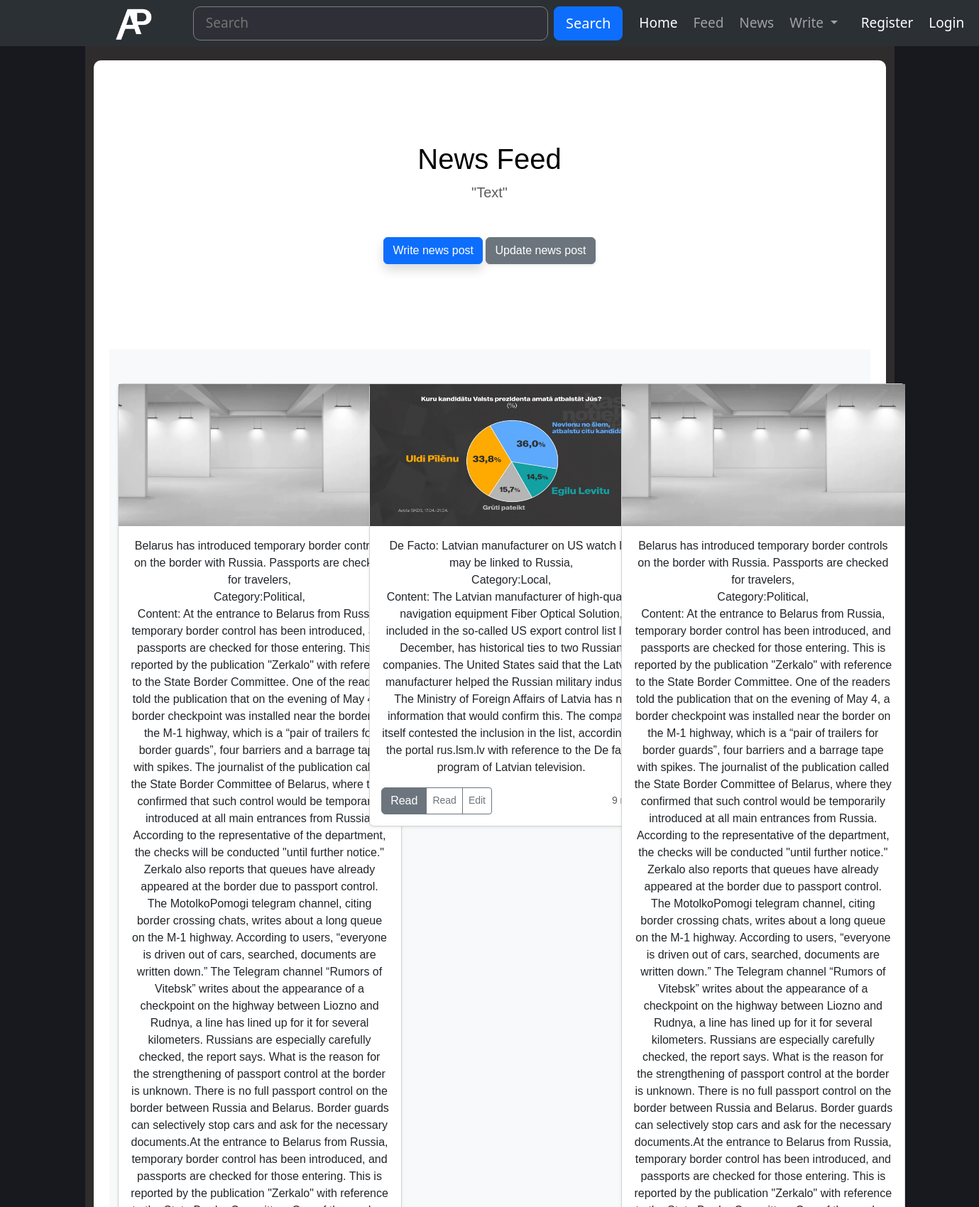
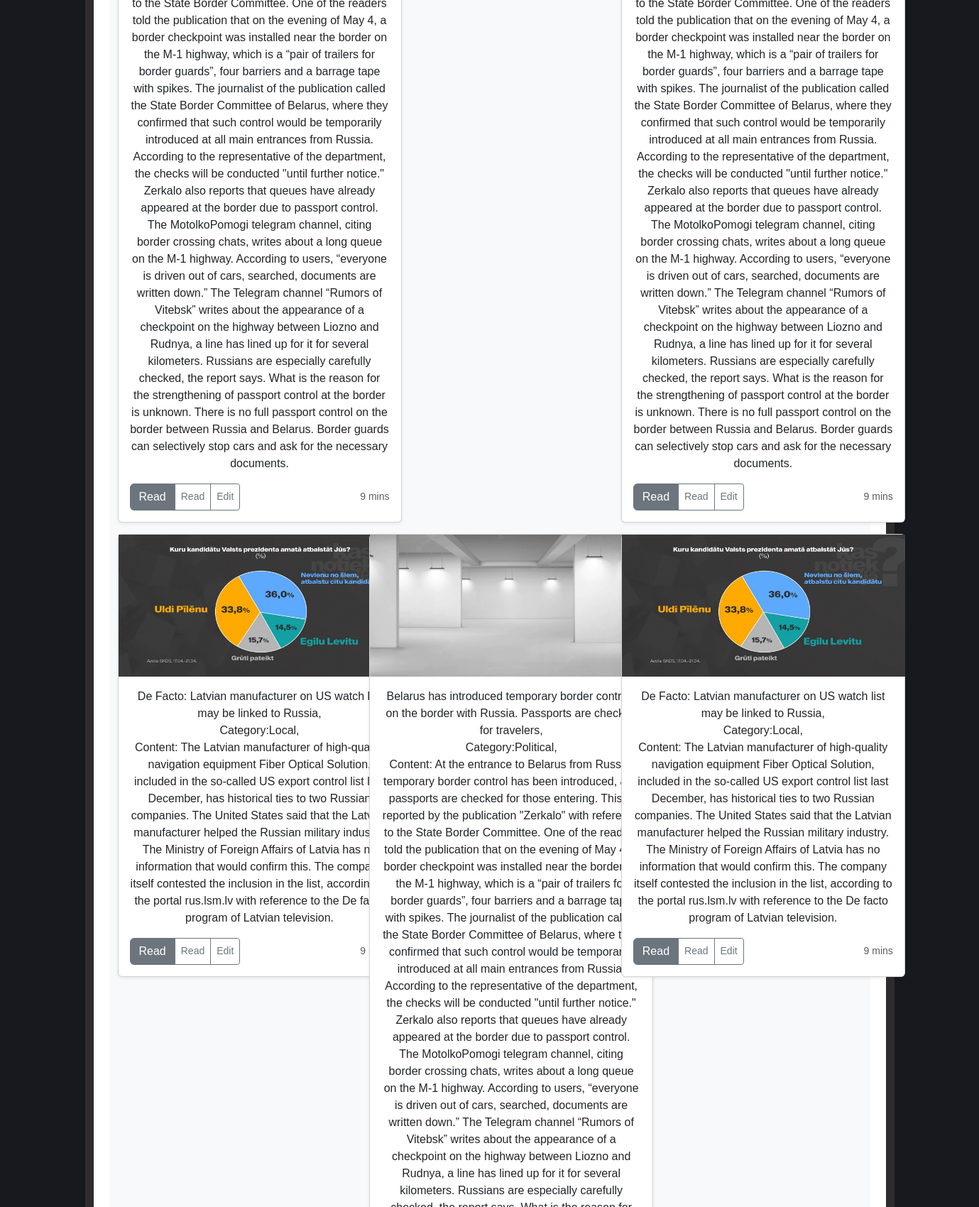
Screenshot of /news_portal_g1/home.php (upper part) with the database file from the repository (2 pictures, top to bottom).
### tables this page shows
CREATE TABLE `news` (
  `n_id` int(11) NOT NULL,
  `n_title` varchar(255) NOT NULL,
  `n_category` varchar(255) NOT NULL,
  `n_content` varchar(10000) NOT NULL,
  `n_img` varchar(200) NOT NULL
);

### news_portal_g1/func.php (called while the page is built)
<?php
function get_news()
{
    $servername = "localhost";
    $database = "news_portal";
    $username = "root";
    $password = "";
    $conn = mysqli_connect($servername, $username, $password, $database);
    $news = mysqli_query($conn, "SELECT * FROM `news`");
    return mysqli_fetch_all($news, MYSQLI_ASSOC);
}

### news_portal_g1/home.php (the view, shortened to what this page needs)
<?php
include_once "header.php";
require_once 'func.php';
$news= get_news();
?>
  </head>
  <body>
              <div class="container text-center collum-main">
                <div class="row align-items-start">
                  <div class="col">
                    <div class="div1">
                        <div class="container text-center">
                            <div class="row align-items-start">
                              <div class="col">
                              <div class="row row-cols-1 row-cols-sm-2 row-cols-md-3 g-3">
                              <div class="container">
      <button class="navbar-toggler" type="button" data-bs-toggle="collapse" data-bs-target="#navbarHeader" aria-controls="navbarHeader" aria-expanded="false" aria-label="Toggle navigation">
        <span class="navbar-toggler-icon"></span>
      </button>
    </div>
  </div>
<main>
  <section class="py-5 text-center container">
    <div class="row py-lg-5">
      <div class="col-lg-6 col-md-8 mx-auto">
        <h1 class="fw-light">News Feed</h1>
        <p class="lead text-body-secondary">"Text"</p><br>
        <p>
          <a href="#" class="btn btn-primary my-2 shadow">Write news post</a>
          <a href="#" class="btn btn-secondary my-2 shadow-sm">Update news post</a>
        </p>
      </div>
    </div>
  </section>
  <div class="album py-5 bg-body-tertiary">
    <div class="container">
      <div class="row row-cols-1 row-cols-sm-2 row-cols-md-3 g-3">
      <?php if(!empty($news)): ?>
      <?php foreach ($news as $newsItem): ?>
        <div class="col">
          <div class="card shadow-sm"shadow-sm>
          <img src="<?= $newsItem["n_img"]?>" width="399px" height="200px" xmlns="http://www.w3.org/2000/svg" role="img" aria-label="Placeholder: Thumbnail" preserveAspectRatio="xMidYMid slice" focusable="false"><title>Placeholder</title><rect width="100%" height="100%" fill="#55595c"/><text x="50%" y="50%" fill="#eceeef" dy=".3em"></text>
            <div class="card-body ">
            <p class="card-text"><?= $newsItem["n_title"]?>,<br> Category:<?=$newsItem["n_category"]?>,<br> Content: <?=$newsItem["n_content"]  ?></p>
              <div class="d-flex justify-content-between align-items-center">
                <div class="btn-group">
                <a href="?cart=add&id=<?=$newsItem["n_id"]?>"class="btn btn-secondary btn-block add-to-cart" data-id="<?=$newsItem["n_id"]?>">Read</a>
                  <button type="button" class="btn btn-sm btn-outline-secondary">Read</button>
                  <button type="button" class="btn btn-sm btn-outline-secondary">Edit</button>
                </div>
                <small class="text-body-secondary">9 mins</small>
              </div>
            </div>
          </div>
        </div>
        <?php endforeach; ?>
        <?php endif; ?>
        <?php if(!empty($news)): ?>
      <?php foreach ($news as $newsItem): ?>
        <div class="col">
          <div class="card shadow-sm">
          <img src="<?= $newsItem["n_img"]?>" width="399px" height="200px" xmlns="http://www.w3.org/2000/svg" role="img" aria-label="Placeholder: Thumbnail" preserveAspectRatio="xMidYMid slice" focusable="false"><title>Placeholder</title><rect width="100%" height="100%" fill="#55595c"/><text x="50%" y="50%" fill="#eceeef" dy=".3em"></text>
            <div class="card-body ">
            <p class="card-text"><?= $newsItem["n_title"]?>,<br> Category:<?=$newsItem["n_category"]?>,<br> Content: <?=$newsItem["n_content"]  ?></p>
              <div class="d-flex justify-content-between align-items-center">
                <div class="btn-group">
                <a href="?cart=add&id=<?=$newsItem["n_id"]?>"class="btn btn-secondary btn-block add-to-cart" data-id="<?=$newsItem["n_id"]?>">Read</a>
                  <button type="button" class="btn btn-sm btn-outline-secondary">Read</button>
                  <button type="button" class="btn btn-sm btn-outline-secondary">Edit</button>
                </div>
                <small class="text-body-secondary">9 mins</small>
              </div>
            </div>
          </div>
        </div>
        <?php endforeach; ?>
        <?php endif; ?>
        <?php if(!empty($news)): ?>
      <?php foreach ($news as $newsItem): ?>
        <div class="col">
          <div class="card shadow-sm">
          <img src="<?= $newsItem["n_img"]?>" width="399px" height="200px" xmlns="http://www.w3.org/2000/svg" role="img" aria-label="Placeholder: Thumbnail" preserveAspectRatio="xMidYMid slice" focusable="false"><title>Placeholder</title><rect width="100%" height="100%" fill="#55595c"/><text x="50%" y="50%" fill="#eceeef" dy=".3em"></text>
            <div class="card-body ">
            <p class="card-text"><?= $newsItem["n_title"]?>,<br> Category:<?=$newsItem["n_category"]?>,<br> Content: <?=$newsItem["n_content"]  ?></p>
              <div class="d-flex justify-content-between align-items-center">
                <div class="btn-group">
                <a href="?cart=add&id=<?=$newsItem["n_id"]?>"class="btn btn-secondary btn-block add-to-cart" data-id="<?=$newsItem["n_id"]?>">Read</a>
                  <button type="button" class="btn btn-sm btn-outline-secondary">Read</button>
                  <button type="button" class="btn btn-sm btn-outline-secondary">Edit</button>
                </div>
                <small class="text-body-secondary">9 mins</small>
              </div>
            </div>
          </div>
        </div>
        <?php endforeach; ?>
        <?php endif; ?>
  </body>
</html>

### news_portal_g1/header.php (shortened to what this page needs)
<!doctype html>
<html lang="en">
  <head>
    <link rel ="stylesheet" href="https://cdn.jsdelivr.net/npm/bootstrap@5.3.0-alpha1/dist/css/bootstrap.min.css" rel="stylesheet">
    <link rel ="stylesheet" href="style.css">
  </head>
  <body>
    <nav class="padding-navbar navbar navbar-expand-lg bg-body-tertiary navbar bg-dark class-navbar" data-bs-theme="dark">
    <div class="container-fluid">
    <a href="#"><img class="navbar-brand" src="/news_portal_g1/pictures/ap-logo.png" width="100px" alt=""></a>
        <form class="d-flex" role="search">
        <input class="form-control-header me-2" type="search" placeholder="   Search" aria-label="Search">
        <button class=" btn btn-lg btn-primary border-radiuss-10" type="submit">Search</button>
        </form>
    </div>
    <ul class="navbar-nav me-auto my-2 my-lg-0 navbar-nav-scroll " style="--bs-scroll-height: 100px;">
        <li class="nav-item">
            <a class="nav-link active" aria-current="page" href="home.php">Home</a>
        </li>
        <li class="nav-item">
            <a class="nav-link" href="#">Feed</a>
        </li>
        <li class="nav-item">
            <a class="nav-link" href="#">News</a>
            </li>
        <li class="nav-item dropdown">
            <a class="btn btn-primary nav-link dropdown-toggle" href="#" role="button"
             data-bs-toggle="dropdown" aria-expanded="false">
            Write
            </a>
        </li>
    <li class="menu-member">
        <?php
            if(isset($_SESSION["username"]))
            {
        ?>
            <li><a href="profile.php" class=" border nav-link border border-white rounded  css-test" href="index.php"><?php echo $_SESSION['username']; ?></a></li>
            <li><a href="logout.php" class="nav-link">Logout</a></li>
        <?php
            }
            else
            {
        ?>
            <li><a href="index.php" class="nav-link active">&nbspRegister</a></li>
            <li><a href="login.php" class="nav-link active">Login</a></li>
        <?php
            }
        ?>
    </li>
        </ul>
    </nav>

### news_portal_g1/header.php (style rules this page uses)
li { margin:3px; }
.padding-navbar { padding-left: 8rem; padding-right: 8rem; }
.class-navbar { height: 65px; font-size: 19px; }
.form-control-header { width: 500px; border-radius: 10px; background-color: rgb(47, 47, 56); color: rgb(219, 219, 219); border-width: 1px; border-style:solid; border-color: gray; }
.collum-main { height: 100%; padding-bottom: 10px; background-color: #2e2c2c; color: #fff; }

### news_portal_g1/home.php (style rules this page uses)
body { background-color: rgb(24, 25, 31); }
.div1 { background-color: #fff; border-radius: 10px; margin-top: 20px; padding: 10px; color:black; font-family:Arial, Helvetica, sans-serif }
.card { width:400px; }

### rows the page displays
news: n_img (picture), n_title "Belarus has introduced temporary border controls on the border with Russia. Passports are checked for travelers", n_category "Political", n_content "At the entrance to Belarus from Russia, temporary border control has been introduced, and passports are checked for those entering. This is reported by the publication \"Zerkalo\" with reference to the State Border Committee. One of the readers told the publication that on the evening of May 4, a border checkpoint was installed near the border on the M-1 highway, which is a “pair of trailers for border guards”, four barriers and a barrage tape with spikes. The journalist of the publication called the State Border Committee of Belarus, where they confirmed that such control would be temporarily introduced at all main entrances from Russia. According to the representative of the department, the…"
news: n_img (picture), n_title "De Facto: Latvian manufacturer on US watch list may be linked to Russia", n_category "Local", n_content "The Latvian manufacturer of high-quality navigation equipment Fiber Optical Solution, included in the so-called US export control list last December, has historical ties to two Russian companies. The United States said that the Latvian manufacturer helped the Russian military industry. The Ministry of Foreign Affairs of Latvia has no information that would confirm this. The company itself contested the inclusion in the list, according to the portal rus.lsm.lv with reference to the De facto program of Latvian television."
